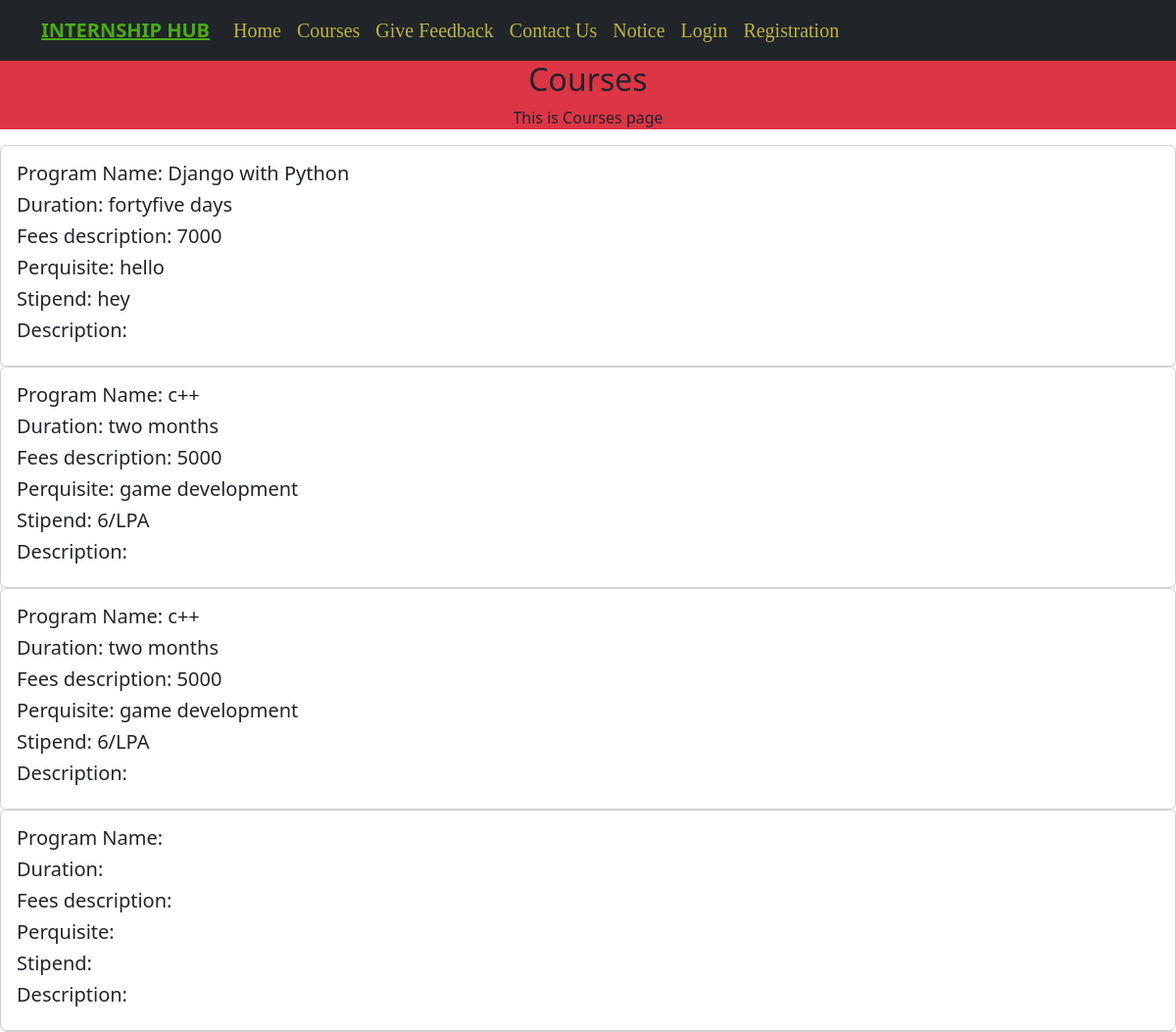
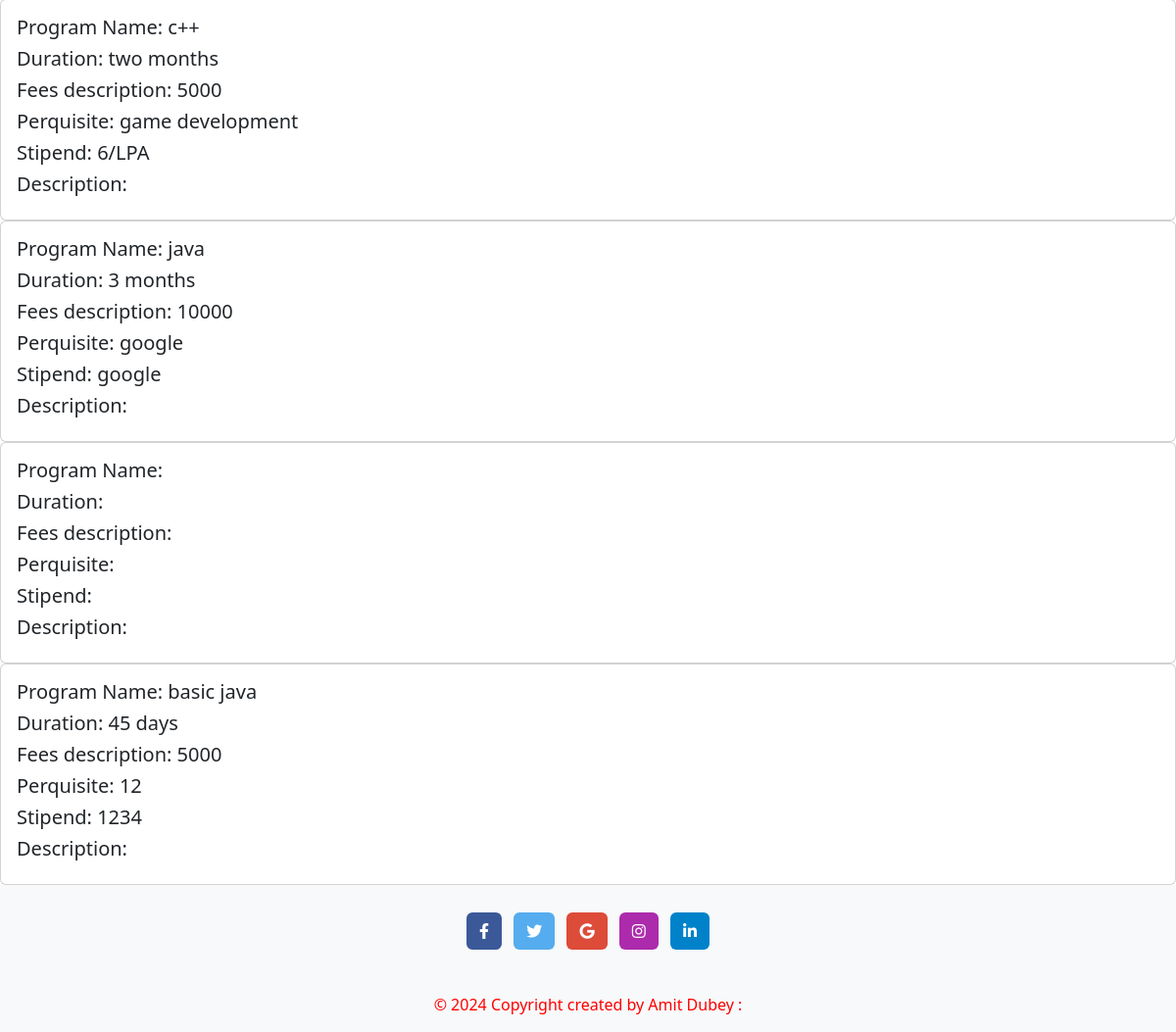
The page /about/ on the database its author committed (2 pictures, top to bottom).
### internship/models.py (models this page shows, shortened)
class ProgramDetails(models.Model):
    Providerid=models.ForeignKey(Provider,on_delete=models.DO_NOTHING)
    programname=models.CharField(max_length=100)
    duration=models.CharField(max_length=20)
    fees=models.CharField(max_length=100)
    startdate=models.DateField(default=timezone.now)
    enddate=models.DateField(default=timezone.now)
    perquisite=models.CharField(max_length=255)
    stipend=models.CharField(max_length=3)
    description=models.CharField(max_length=255)

### internship/views.py (the view)
# urls.py: path("about/",views.about_internship),
def about_internship(request):
    program_list=ProgramDetails.objects.all()
    program_contents={
        "program_data_key":program_list,
        "title":"MyHomePage"
    }
    return render(request,"internship/html/about_internship.html",program_contents)

### internship/templates/internship/html/about_internship.html (shortened to what this page needs)
<!DOCTYPE html>
{%load static%}
<html lang="en">
<head>
    {% include 'internship/common/common_css.html'%}
</head>
<body>
    {% include 'internship/common/commonheader.html'%}
    <div class="container-fluid bg-danger">
        <h2 style="text-align: center;">Courses</h2>
        <p style="text-align: center;">This is Courses page</p>
        </div>
        {% for p in program_data_key%}
        <div class="col">
          <div class="card h-100">
            <div class="card-body">
              <h5 class="card-title">Program Name: {{p.programname}}</h5>
              <h5 class="card-title">Duration: {{p.duration}}</h5>
              <h5 class="card-title">Fees description: {{p.fees}}</h5>
              <h5 class="card-title">Perquisite: {{p.perquisite}}</h5>
              <h5 class="card-title">Stipend: {{p.stipend}}</h5>
              <h5 class="card-title">Description: {{p.description}}</h5>
            </div>
          </div>
        </div>
        {%endfor%}
      {%include 'internship/common/commonfooter.html'%}
</body>
</html>

### internship/templates/internship/common/common_css.html (shortened to what this page needs)
<link href="https://cdn.jsdelivr.net/npm/bootstrap@5.3.1/dist/css/bootstrap.min.css" rel="stylesheet">
<link rel="stylesheet" href="https://cdnjs.cloudflare.com/ajax/libs/font-awesome/5.9.0/css/all.min.css" />

### internship/templates/internship/common/commonheader.html (shortened to what this page needs)
    <nav class="navbar navbar-expand-lg bg-dark">
        <div class="container">
          <a class="navbar-brand" href="https://in.indeed.com/"><U><b>INTERNSHIP HUB</b></U></a>
          <div class="collapse navbar-collapse" id="navbarSupportedContent">
            <ul class="navbar-nav me-auto mb-2 mb-lg-0">
              <li class="nav-item">
                <a class="nav-link" aria-current="page" href="{{'/'}}">Home</a>
              </li>
              <li class="nav-item">
                <a class="nav-link" href="{{'/about/'}}">Courses</a>
              </li>
              <li class="nav-item">
                <a class="nav-link" href="{{'/feedback/'}}">Give Feedback</a>
              </li>
              <li class="nav-item">
                <a class="nav-link" href="{{'/contactus/'}}">Contact Us</a>
                </li>
                <li class="nav-item">
                  <a class="nav-link" href="{{'/notice/'}}">Notice</a>
                  </li>
                <li class="nav-item">
                  <a class="nav-link" href="{{'/login/'}}">Login</a>
                  </li>
                  <li class="nav-item">
                    <a class="nav-link" href="{{'/registration/'}}">Registration</a>
                    </li>
            </ul>
          </div>
        </div>
      </nav>

### internship/templates/internship/common/commonfooter.html
<footer class="bg-light text-center text-white">
    <div class="container p-4 pb-0">
      <section class="mb-4">
        <a
          class="btn text-white btn-floating m-1"
          style="background-color: #3b5998;"
          href="#!"
          role="button"
          ><i class="fab fa-facebook-f"></i
        ></a>
        <a
          class="btn text-white btn-floating m-1"
          style="background-color: #55acee;"
          href="#!"
          role="button"
          ><i class="fab fa-twitter"></i
        ></a>
        <a
          class="btn text-white btn-floating m-1"
          style="background-color: #dd4b39;"
          href="#!"
          role="button"
          ><i class="fab fa-google"></i
        ></a>
        <a
          class="btn text-white btn-floating m-1"
          style="background-color: #ac2bac;"
          href="#!"
          role="button"
          ><i class="fab fa-instagram"></i
        ></a>
        <a
          class="btn text-white btn-floating m-1"
          style="background-color: #0082ca;"
          href="#!"
          role="button"
          ><i class="fab fa-linkedin-in"></i
        ></a>
      </section>
    </div>
    <div class="text-center p-3" style="color: red;"background-color: rgba(0, 0, 0, 0.2);">
      © 2024 Copyright created by Amit Dubey :
    </div>
  </footer>

### internship/templates/internship/common/commonheader.html (style rules this page uses)
.nav-link { color:rgb(187, 181, 66); font-size: 20px; font-family: 'times roman'; }
.navbar-brand { color:rgb(75, 172, 19); }

### rows shown on the page
ProgramDetails: programname "Django with Python", duration "fortyfive days", fees "7000", perquisite "hello", stipend "hey"
ProgramDetails: programname "c++", duration "two months", fees "5000", perquisite "game development", stipend "6/LPA"
ProgramDetails: programname "c++", duration "two months", fees "5000", perquisite "game development", stipend "6/LPA"
ProgramDetails: programname "c++", duration "two months", fees "5000", perquisite "game development", stipend "6/LPA"
ProgramDetails: programname "java", duration "3 months", fees "10000", perquisite "google", stipend "google"
ProgramDetails: programname "basic java", duration "45 days", fees "5000", perquisite "12", stipend "1234"
